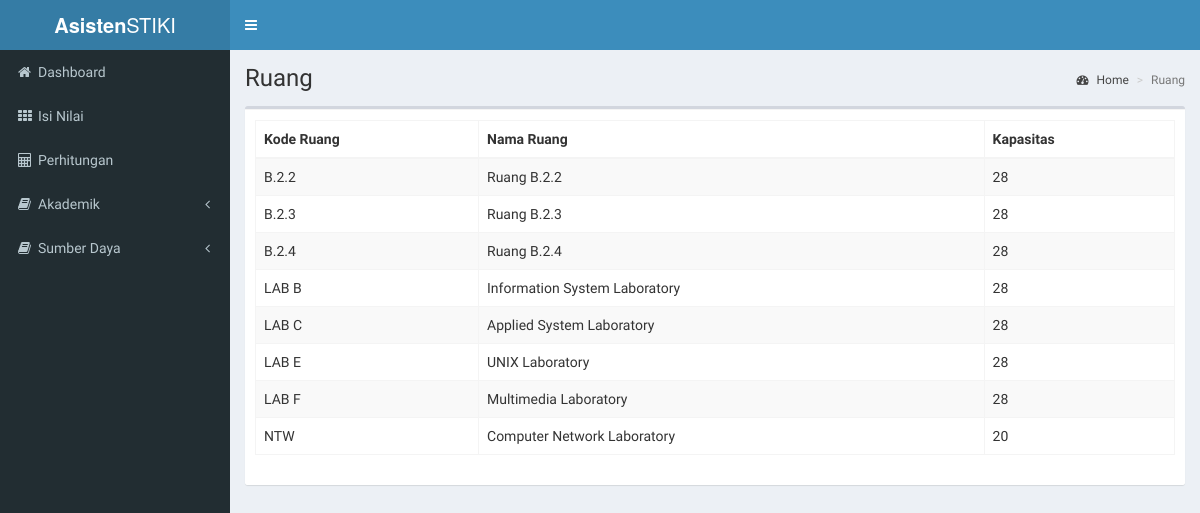
Screenshot of /index.php/ruang with the database file from the repository.
### tables this page shows
CREATE TABLE `ruang` (
  `koderuang` varchar(10) NOT NULL,
  `nama_ruang` varchar(35) NOT NULL,
  `kapasitas` int(11) NOT NULL,
  PRIMARY KEY (`koderuang`)
);

### application/controllers/Ruang.php (called while the page is built, shortened)
<?php
class Ruang extends CI_Controller {
    public function __construct(){
        $this->load->model('mod_ruang');
    }
    public function index(){
        $data['ruang'] = $this->mod_ruang->fetchAll();
        $this->load->view('ruang/view', $data);
    }
}
?>

### index.php (called while the page is built, shortened)
<?php
require_once BASEPATH.'core/CodeIgniter.php';

### application/models/Mod_ruang.php (called while the page is built, shortened)
<?php
class Mod_ruang extends CI_Model{
    public function fetchAll(){
        return $this->db->get('ruang')->result();
    }
}
?>

### application/views/ruang/view.php (the view, shortened to what this page needs)
<div class="box">
	<div class="box-footer">
		<table class="table table-bordered table-striped mytable">
			<thead>
				<tr>
					<th>Kode Ruang</th>
					<th>Nama Ruang</th>
					<th>Kapasitas</th>
				</tr>
			</thead>
			<tbody>
			<?php foreach($ruang as $asd):?>
				<tr>
					<td><?php echo $asd->koderuang?></td>
					<td><?php echo $asd->nama_ruang?></td>
					<td><?php echo $asd->kapasitas?></td>
				</tr>
				<?php endforeach;?>
			</tbody>
		</table>
	</div>
</div>

### rows the page displays
ruang: koderuang "B.2.2", nama_ruang "Ruang B.2.2", kapasitas "28"
ruang: koderuang "B.2.3", nama_ruang "Ruang B.2.3", kapasitas "28"
ruang: koderuang "B.2.4", nama_ruang "Ruang B.2.4", kapasitas "28"
ruang: koderuang "LAB B", nama_ruang "Information System Laboratory", kapasitas "28"
ruang: koderuang "LAB C", nama_ruang "Applied System Laboratory", kapasitas "28"
ruang: koderuang "LAB E", nama_ruang "UNIX Laboratory", kapasitas "28"
ruang: koderuang "LAB F", nama_ruang "Multimedia Laboratory", kapasitas "28"
ruang: koderuang "NTW", nama_ruang "Computer Network Laboratory", kapasitas "20"

### other values shown
str_replace('_', ' ', $this->uri->segment(1)) "Ruang"
